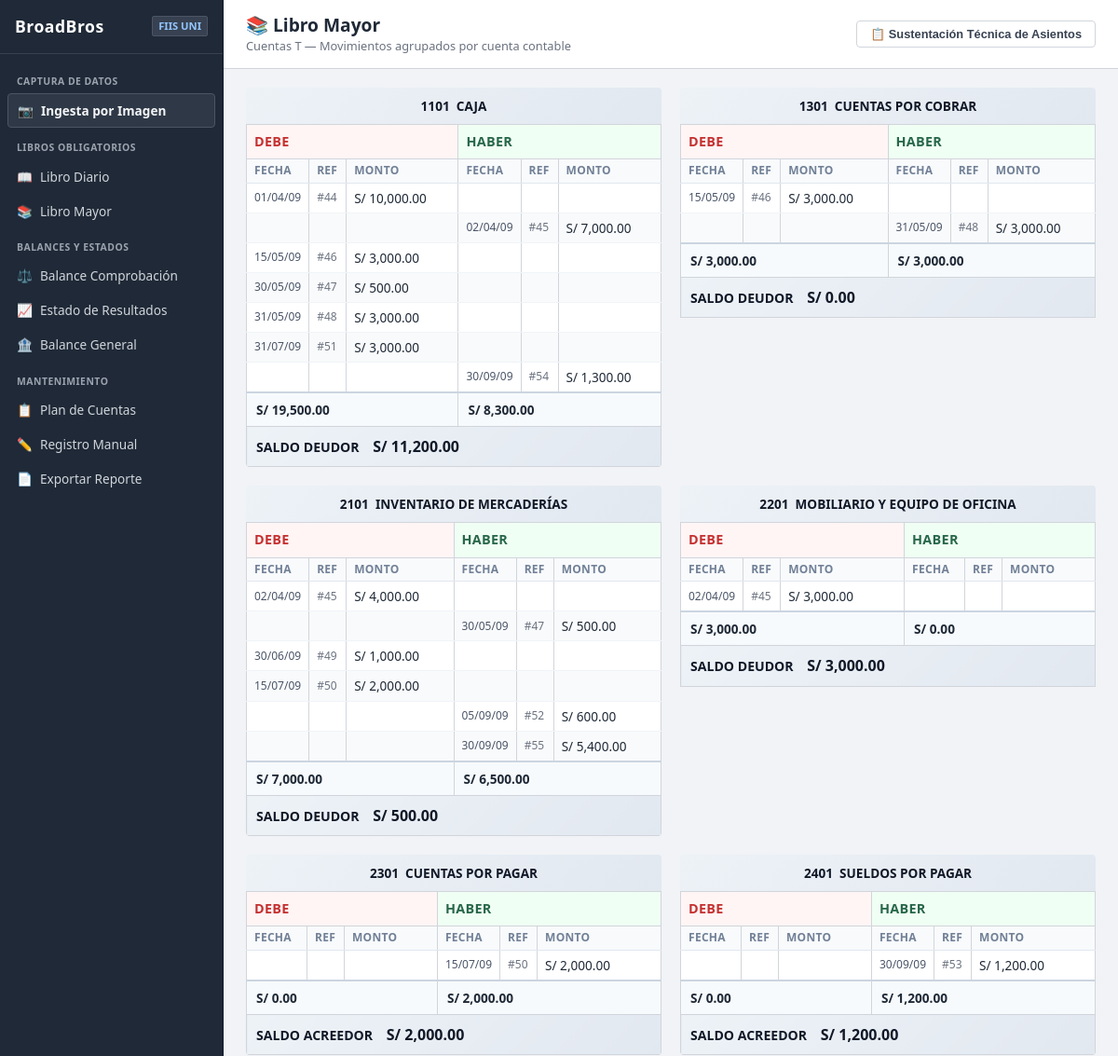
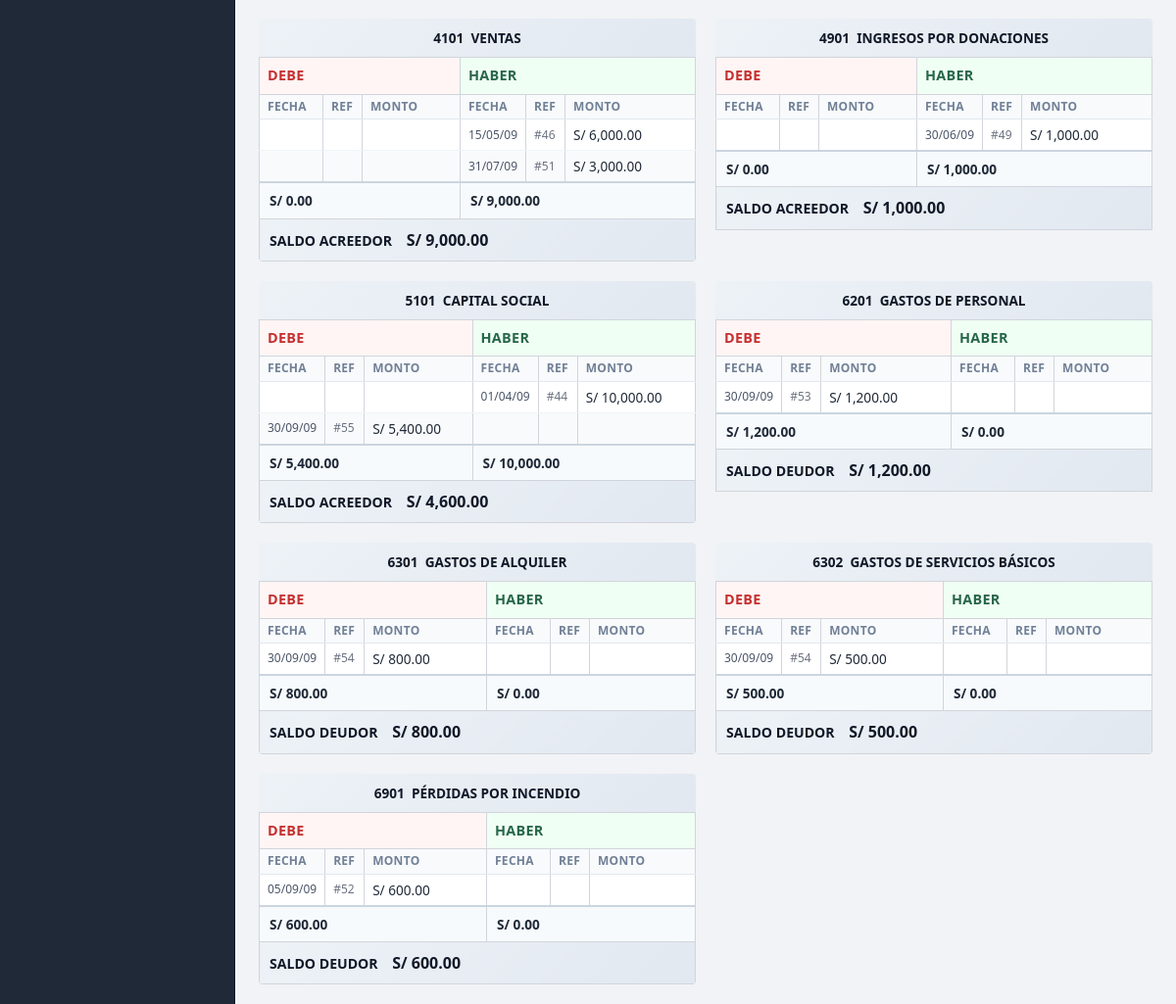
/reportes/libro-mayor/, run on the app's committed database (2 pictures, top to bottom).
### core/models.py (models this page shows, shortened)
class CuentaContable(models.Model):
    TIPO_CHOICES = [
        ('activo', 'Activo'),
        ('pasivo', 'Pasivo'),
        ('patrimonio', 'Patrimonio'),
        ('ingreso', 'Ingreso'),
        ('gasto', 'Gasto'),
    ]
    SUBCATEGORIA_CHOICES = [
        ('', 'General'),
        ('costo_ventas', 'Costo de Ventas'),
        ('gasto_operativo', 'Gasto Operativo'),
        ('gasto_financiero', 'Gasto Financiero'),
        ('otro_ingreso', 'Otro Ingreso'),
        ('otro_gasto', 'Otro Gasto'),
    ]
    codigo = models.CharField(max_length=20, unique=True, verbose_name='Código')
    nombre = models.CharField(max_length=200, verbose_name='Nombre')
    tipo = models.CharField(max_length=20, choices=TIPO_CHOICES, verbose_name='Tipo')
    subcategoria = models.CharField(
        max_length=20,
        choices=SUBCATEGORIA_CHOICES,
        blank=True,
        default='',
        verbose_name='Subcategoría (EE.RR.)'
    )
    class Meta:
        ordering = ['codigo']
        verbose_name = 'Cuenta Contable'
        verbose_name_plural = 'Cuentas Contables'
    @property
    def naturaleza_deudora(self):
        return self.tipo in ('activo', 'gasto')

class Movimiento(models.Model):
    TIPO_CHOICES = [
        ('debe', 'Debe'),
        ('haber', 'Haber'),
    ]
    asiento = models.ForeignKey(
        AsientoContable,
        on_delete=models.CASCADE,
        related_name='movimientos',
        verbose_name='Asiento'
    )
    cuenta = models.ForeignKey(
        CuentaContable,
        on_delete=models.PROTECT,
        related_name='movimientos',
        verbose_name='Cuenta'
    )
    tipo = models.CharField(max_length=5, choices=TIPO_CHOICES, verbose_name='Tipo')
    monto = models.DecimalField(max_digits=12, decimal_places=2, verbose_name='Monto')
    class Meta:
        verbose_name = 'Movimiento'
        verbose_name_plural = 'Movimientos'

class AsientoContable(models.Model):
    fecha = models.DateField(verbose_name='Fecha')
    descripcion = models.TextField(blank=True, default='', verbose_name='Descripción')
    created_at = models.DateTimeField(auto_now_add=True)
    class Meta:
        ordering = ['fecha', 'id']
        verbose_name = 'Asiento Contable'
        verbose_name_plural = 'Asientos Contables'

### core/views.py (the view)
# urls.py: path('reportes/libro-mayor/', views.libro_mayor, name='libro_mayor'),
def libro_mayor(request):
    cuentas = CuentaContable.objects.all()
    datos_cuentas = []
    for cuenta in cuentas:
        movimientos = cuenta.movimientos.select_related('asiento').order_by('asiento__fecha', 'asiento__id')
        if not movimientos.exists():
            continue
        total_debe = movimientos.filter(tipo='debe').aggregate(
            total=Sum('monto'))['total'] or Decimal('0')
        total_haber = movimientos.filter(tipo='haber').aggregate(
            total=Sum('monto'))['total'] or Decimal('0')
        if cuenta.naturaleza_deudora:
            saldo = total_debe - total_haber
        else:
            saldo = total_haber - total_debe
        datos_cuentas.append({
            'cuenta': cuenta,
            'movimientos': movimientos,
            'total_debe': total_debe,
            'total_haber': total_haber,
            'saldo': saldo,
        })
    context = {
        'datos_cuentas': datos_cuentas,
    }
    return render(request, 'libro_mayor.html', context)

### core/templatetags/contable_tags.py (called while the page is built)
@register.filter
def formato_moneda(valor):
    if valor is None:
        return 'S/ 0.00'
    try:
        valor = Decimal(str(valor))
        return f'S/ {valor:,.2f}'
    except Exception:
        return f'S/ {valor}'

### templates/libro_mayor.html (shortened to what this page needs)
{% extends 'base.html' %}
{% load contable_tags %}
{% block page_title %}📚 Libro Mayor{% endblock %}
{% block page_subtitle %}Cuentas T — Movimientos agrupados por cuenta contable{% endblock %}
{% block content %}
{% if datos_cuentas %}
    <div class="tcuentas-grid">
    {% for dato in datos_cuentas %}
        <div class="tcuenta-card">
            <div class="tcuenta-header">
                <strong>{{ dato.cuenta.codigo }}</strong>&nbsp;&nbsp;{{ dato.cuenta.nombre|upper }}
            </div>
            <div class="tcuenta-body">
                <table class="tcuenta-table">
                    <thead>
                        <tr>
                            <th colspan="3" class="text-center tcuenta-th-debe">DEBE</th>
                            <th colspan="3" class="text-center tcuenta-th-haber">HABER</th>
                        </tr>
                        <tr class="tcuenta-subheader">
                            <th class="text-center">Fecha</th>
                            <th class="text-center">Ref</th>
                            <th class="text-right">Monto</th>
                            <th class="text-center">Fecha</th>
                            <th class="text-center">Ref</th>
                            <th class="text-right">Monto</th>
                        </tr>
                    </thead>
                    <tbody>
                        {% for mov in dato.movimientos %}
                        <tr>
                            {% if mov.tipo == 'debe' %}
                                <td class="tcuenta-fecha text-center">{{ mov.asiento.fecha|date:"d/m/y" }}</td>
                                <td class="tcuenta-num text-center">#{{ mov.asiento.id }}</td>
                                <td class="tcuenta-monto text-right">{{ mov.monto|formato_moneda }}</td>
                                <td class="tcuenta-fecha"></td>
                                <td class="tcuenta-num"></td>
                                <td class="tcuenta-monto text-right"></td>
                            {% else %}
                                <td class="tcuenta-fecha"></td>
                                <td class="tcuenta-num"></td>
                                <td class="tcuenta-monto text-right"></td>
                                <td class="tcuenta-fecha text-center">{{ mov.asiento.fecha|date:"d/m/y" }}</td>
                                <td class="tcuenta-num text-center">#{{ mov.asiento.id }}</td>
                                <td class="tcuenta-monto text-right">{{ mov.monto|formato_moneda }}</td>
                            {% endif %}
                        </tr>
                        {% endfor %}
                    </tbody>
                    <tfoot>
                        <tr class="tcuenta-totals">
                            <td colspan="3" class="text-right monto">{{ dato.total_debe|formato_moneda }}</td>
                            <td colspan="3" class="text-right monto">{{ dato.total_haber|formato_moneda }}</td>
                        </tr>
                        <tr class="tcuenta-saldo">
                            <td colspan="6" class="text-center">
                                {% if dato.cuenta.naturaleza_deudora %}
                                    <strong>SALDO DEUDOR</strong>&nbsp;&nbsp;&nbsp;
                                {% else %}
                                    <strong>SALDO ACREEDOR</strong>&nbsp;&nbsp;&nbsp;
                                {% endif %}
                                <span class="monto" style="font-size: 1rem;">{{ dato.saldo|formato_moneda }}</span>
                            </td>
                        </tr>
                    </tfoot>
                </table>
            </div>
        </div>
    {% endfor %}
    </div>
{% endif %}
{% endblock %}

### static/css/style.css (style rules this page uses)
:root { --bg-app: #f1f3f6; --surface-card: #ffffff; --border-color: #d1d5db; --border-subtle: #e5e7eb; --sidebar-bg: #1f2937; --sidebar-hover: #374151; --sidebar-active: #111827; --primary-color: #0f4c81; --primary-hover: #0a3357; --text-primary: #111827; --text-muted: #4b5563; --text-light: #6b7280; --color-debe: #047857; --color-haber: #b91c1c; --radius: 4px; }
* { box-sizing: border-box; margin: 0; padding: 0; }
body { background-color: var(--bg-app); color: var(--text-primary); font-family: 'Segoe UI', Tahoma, Geneva, Verdana, sans-serif; font-size: 13.5px; line-height: 1.4; }
table { width: 100%; border-collapse: collapse; background: #ffffff; font-size: 0.82rem; }
th { background: #e5e7eb; color: #374151; font-weight: 700; text-transform: uppercase; font-size: 0.7rem; letter-spacing: 0.3px; padding: 8px 12px; border: 1px solid var(--border-color); text-align: left; }
td { padding: 8px 12px; border: 1px solid var(--border-color); color: #1f2937; }
tr:nth-child(even) { background-color: #f9fafb; }

### templates/libro_mayor.html (style rules this page uses)
.tcuentas-grid { display: grid; grid-template-columns: repeat(auto-fill, minmax(350px, 1fr)); gap: 20px; }
.tcuenta-card { background: var(--bg-card); border-radius: var(--radius); box-shadow: var(--shadow); border: 1px solid var(--border); overflow: hidden; transition: var(--transition); }
.tcuenta-header { padding: 10px 16px; background: linear-gradient(135deg, #edf2f7 0%, #e2e8f0 100%); border-bottom: 2px solid var(--primary); font-size: 0.85rem; font-weight: 600; color: var(--primary); text-align: center; }
.tcuenta-table { width: 100%; border-collapse: collapse; font-size: 0.85rem; }
.tcuenta-th-debe, .tcuenta-th-haber { padding: 8px; font-weight: 700; font-size: 0.9rem; }
.tcuenta-th-debe { background: #fff5f5; color: #c53030; border-right: 2px solid var(--primary); }
.tcuenta-th-haber { background: #f0fff4; color: #276749; }
.tcuenta-subheader th { font-size: 0.75rem; color: #718096; background-color: #f8fafc; padding: 4px 8px; border-bottom: 1px solid #e2e8f0; }
.tcuenta-subheader th:nth-child(3) { border-right: 2px solid var(--primary); }
.tcuenta-table tbody td { padding: 6px 8px; border-bottom: 1px solid #f0f4f8; }
.tcuenta-table tbody td:nth-child(3) { border-right: 2px solid var(--primary); }
.tcuenta-fecha { width: 65px; font-size: 0.75rem; color: #4a5568; }
.tcuenta-num { width: 40px; font-size: 0.75rem; color: var(--text-light); }
.tcuenta-monto { font-variant-numeric: tabular-nums; font-weight: 500; }
.tcuenta-totals td { padding: 8px 10px !important; border-top: 2px solid #cbd5e0 !important; background: #f7fafc; font-weight: 700; }
.tcuenta-totals td:nth-child(1) { border-right: 2px solid var(--primary) !important; }
.tcuenta-saldo td { padding: 10px !important; background: linear-gradient(135deg, #edf2f7 0%, #e2e8f0 100%); color: var(--primary); font-weight: 600; font-size: 0.88rem; }

### data on the page
CuentaContable: cuenta.codigo "1101", cuenta.nombre "CAJA", total_debe "S/ 19,500.00", total_haber "S/ 8,300.00", tipo "SALDO DEUDOR", saldo "S/ 11,200.00"
Movimiento: asiento.fecha "01/04/09", asiento.id "44", monto "S/ 10,000.00"
Movimiento: asiento.fecha "02/04/09", asiento.id "45", monto "S/ 7,000.00"
Movimiento: asiento.fecha "15/05/09", asiento.id "46", monto "S/ 3,000.00"
Movimiento: asiento.fecha "30/05/09", asiento.id "47", monto "S/ 500.00"
Movimiento: asiento.fecha "31/05/09", asiento.id "48", monto "S/ 3,000.00"
Movimiento: asiento.fecha "31/07/09", asiento.id "51", monto "S/ 3,000.00"
Movimiento: asiento.fecha "30/09/09", asiento.id "54", monto "S/ 1,300.00"
CuentaContable: cuenta.codigo "1301", cuenta.nombre "CUENTAS POR COBRAR", total_debe "S/ 3,000.00", total_haber "S/ 3,000.00", tipo "SALDO DEUDOR", saldo "S/ 0.00"
Movimiento: asiento.fecha "15/05/09", asiento.id "46", monto "S/ 3,000.00"
Movimiento: asiento.fecha "31/05/09", asiento.id "48", monto "S/ 3,000.00"
CuentaContable: cuenta.codigo "2101", cuenta.nombre "INVENTARIO DE MERCADERÍAS", total_debe "S/ 7,000.00", total_haber "S/ 6,500.00", tipo "SALDO DEUDOR", saldo "S/ 500.00"
Movimiento: asiento.fecha "02/04/09", asiento.id "45", monto "S/ 4,000.00"
Movimiento: asiento.fecha "30/05/09", asiento.id "47", monto "S/ 500.00"
Movimiento: asiento.fecha "30/06/09", asiento.id "49", monto "S/ 1,000.00"
Movimiento: asiento.fecha "15/07/09", asiento.id "50", monto "S/ 2,000.00"
Movimiento: asiento.fecha "05/09/09", asiento.id "52", monto "S/ 600.00"
Movimiento: asiento.fecha "30/09/09", asiento.id "55", monto "S/ 5,400.00"
CuentaContable: cuenta.codigo "2201", cuenta.nombre "MOBILIARIO Y EQUIPO DE OFICINA", total_debe "S/ 3,000.00", total_haber "S/ 0.00", tipo "SALDO DEUDOR", saldo "S/ 3,000.00"
Movimiento: asiento.fecha "02/04/09", asiento.id "45", monto "S/ 3,000.00"
CuentaContable: cuenta.codigo "2301", cuenta.nombre "CUENTAS POR PAGAR", total_debe "S/ 0.00", total_haber "S/ 2,000.00", tipo "SALDO ACREEDOR", saldo "S/ 2,000.00"
Movimiento: asiento.fecha "15/07/09", asiento.id "50", monto "S/ 2,000.00"
CuentaContable: cuenta.codigo "2401", cuenta.nombre "SUELDOS POR PAGAR", total_debe "S/ 0.00", total_haber "S/ 1,200.00", tipo "SALDO ACREEDOR", saldo "S/ 1,200.00"
Movimiento: asiento.fecha "30/09/09", asiento.id "53", monto "S/ 1,200.00"
CuentaContable: cuenta.codigo "4101", cuenta.nombre "VENTAS", total_debe "S/ 0.00", total_haber "S/ 9,000.00", tipo "SALDO ACREEDOR", saldo "S/ 9,000.00"
Movimiento: asiento.fecha "15/05/09", asiento.id "46", monto "S/ 6,000.00"
Movimiento: asiento.fecha "31/07/09", asiento.id "51", monto "S/ 3,000.00"
CuentaContable: cuenta.codigo "4901", cuenta.nombre "INGRESOS POR DONACIONES", total_debe "S/ 0.00", total_haber "S/ 1,000.00", tipo "SALDO ACREEDOR", saldo "S/ 1,000.00"
Movimiento: asiento.fecha "30/06/09", asiento.id "49", monto "S/ 1,000.00"
CuentaContable: cuenta.codigo "5101", cuenta.nombre "CAPITAL SOCIAL", total_debe "S/ 5,400.00", total_haber "S/ 10,000.00", tipo "SALDO ACREEDOR", saldo "S/ 4,600.00"
Movimiento: asiento.fecha "01/04/09", asiento.id "44", monto "S/ 10,000.00"
Movimiento: asiento.fecha "30/09/09", asiento.id "55", monto "S/ 5,400.00"
CuentaContable: cuenta.codigo "6201", cuenta.nombre "GASTOS DE PERSONAL", total_debe "S/ 1,200.00", total_haber "S/ 0.00", tipo "SALDO DEUDOR", saldo "S/ 1,200.00"
Movimiento: asiento.fecha "30/09/09", asiento.id "53", monto "S/ 1,200.00"
CuentaContable: cuenta.codigo "6301", cuenta.nombre "GASTOS DE ALQUILER", total_debe "S/ 800.00", total_haber "S/ 0.00", tipo "SALDO DEUDOR", saldo "S/ 800.00"
Movimiento: asiento.fecha "30/09/09", asiento.id "54", monto "S/ 800.00"
CuentaContable: cuenta.codigo "6302", cuenta.nombre "GASTOS DE SERVICIOS BÁSICOS", total_debe "S/ 500.00", total_haber "S/ 0.00", tipo "SALDO DEUDOR", saldo "S/ 500.00"
Movimiento: asiento.fecha "30/09/09", asiento.id "54", monto "S/ 500.00"
CuentaContable: cuenta.codigo "6901", cuenta.nombre "PÉRDIDAS POR INCENDIO", total_debe "S/ 600.00", total_haber "S/ 0.00", tipo "SALDO DEUDOR", saldo "S/ 600.00"
Movimiento: asiento.fecha "05/09/09", asiento.id "52", monto "S/ 600.00"
